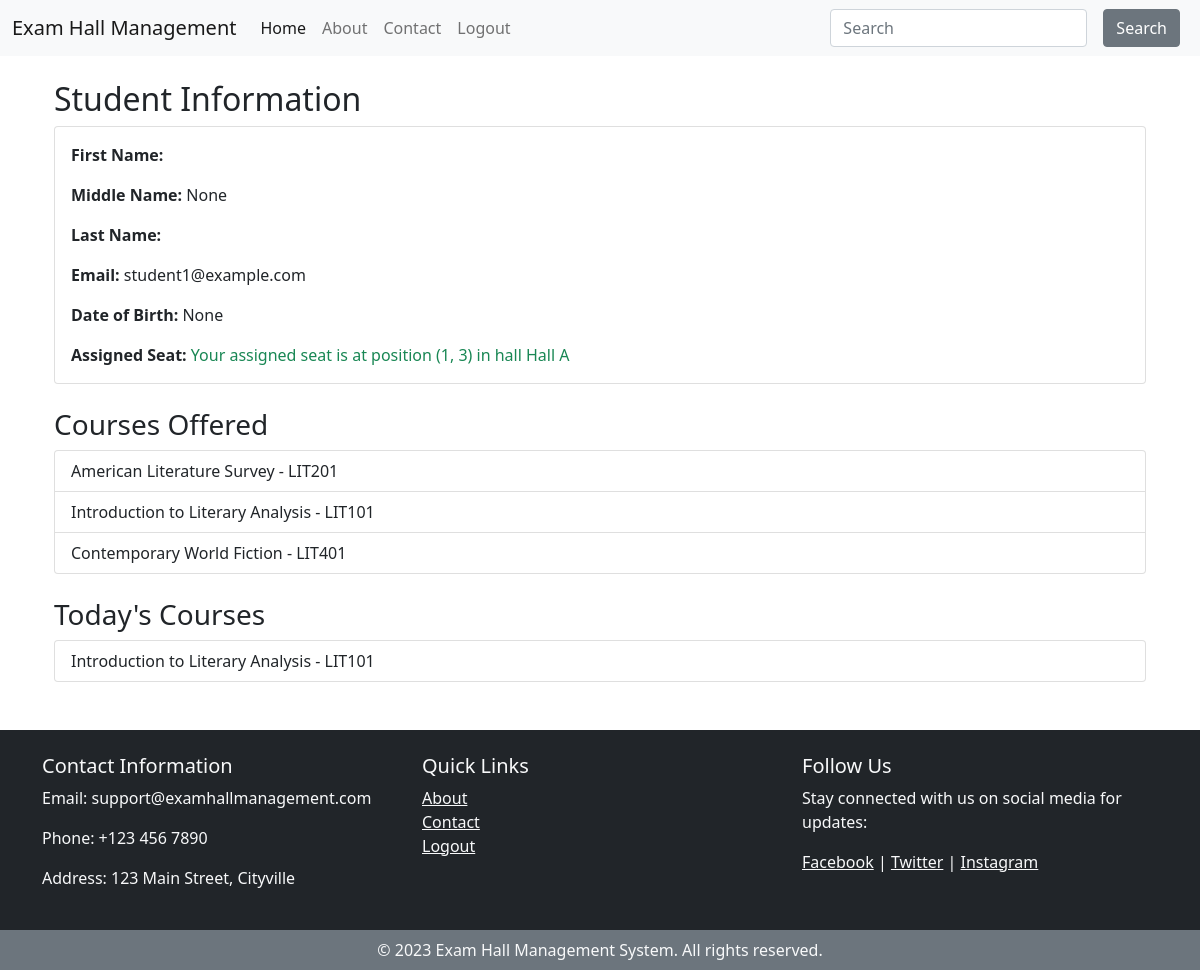
/main/student-seat/ (signed in), run on the app's committed database.
### accounts/models.py (models this page shows, shortened)
class CustomUser(AbstractUser):
    email = models.EmailField(unique=True)
    first_name = models.CharField(max_length=30)
    middle_name = models.CharField(max_length=30, blank=True, null=True)
    last_name = models.CharField(max_length=30)
    date_of_birth = models.DateField(null=True, blank=True)
    user_type = models.CharField(max_length=20, verbose_name="User Type")
    slug = models.SlugField(unique=True, blank=True, null=True)
    objects = CustomUserManager()

### main/models.py (models this page shows, shortened)
class Seat(models.Model):
    hall = models.ForeignKey('Hall', on_delete=models.CASCADE)
    student = models.ForeignKey('accounts.Student', on_delete=models.CASCADE, null=True, blank=True)
    position_x = models.IntegerField()
    position_y = models.IntegerField()

class Hall(models.Model):
    invigilators = models.ManyToManyField('accounts.Invigilator', related_name='halls', blank=True)
    name = models.CharField(max_length=100)
    capacity = models.PositiveIntegerField()
    description = models.CharField(max_length=256)
    courses = models.ManyToManyField('Course')
    num_columns = models.PositiveIntegerField(default=0)
    num_rows = models.PositiveIntegerField(default=0)
    def __str__(self):
        return f"{self.name}"

class Course(models.Model):
    name = models.CharField(max_length=100)
    code = models.CharField(max_length=8)
    department = models.ForeignKey(Department, on_delete=models.CASCADE)
    def __str__(self):
        return f"{self.name}"

### main/views.py (the view)
# urls.py: path('student-seat/', StudentSeatView.as_view(), name='student_seat'),
class StudentSeatView(LoginRequiredMixin, TemplateView):
    template_name = 'main/student_seat.html'
    def get_context_data(self, **kwargs):
        context = super().get_context_data(**kwargs)
        student = None
        student_courses = None
        assigned_seat = None
        if self.request.user.is_authenticated and self.request.user.user_type == "Student":
            student = get_object_or_404(Student, id=self.request.user.id)
            student_courses = student.get_courses()
            student_today_courses = student.get_today_courses()
            assigned_seat = Seat.objects.filter(student=student).first()
        context['student'] = student
        context['student_courses'] = student_courses
        context['student_today_courses'] = student_today_courses
        context['assigned_seat'] = assigned_seat
        return context

### accounts/models.py (called while the page is built)
    def get_today_courses(self):
        today_courses = get_today_courses()
        courses_offered = self.get_courses()
        print("All offers: ", courses_offered)
        print("Today courses: ", today_courses)
        courses = [course for course in today_courses if course in courses_offered]
        print(courses)
        return courses

    def get_courses(self):
        courses_offered = []
        all_offers = self.offer.all()
        for offer in all_offers:
            courses_offered.append(offer.course)
        return courses_offered

### main/utils.py (called while the page is built)
def get_today_courses():
    today_date = timezone.now().date()
    today_timetable_entries = TimeTable.objects.filter(exam_date=today_date)
    courses_today = [timetable_entry.course for timetable_entry in today_timetable_entries]
    return courses_today

### main/templates/main/student_seat.html (shortened to what this page needs)
{% extends 'base.html' %}
{% block content %}
  <div class="container mt-4">
    <h2>Student Information</h2>
    <div class="card">
      <div class="card-body">
        <p class="card-text"><strong>First Name:</strong> {{ student.first_name }}</p>
        <p class="card-text"><strong>Middle Name:</strong> {{ student.middle_name }}</p>
        <p class="card-text"><strong>Last Name:</strong> {{ student.last_name }}</p>
        <p class="card-text"><strong>Email:</strong> {{ student.email }}</p>
        <p class="card-text"><strong>Date of Birth:</strong> {{ student.date_of_birth }}</p>
        <p class="card-text"><strong>Assigned Seat:</strong>
            {% if assigned_seat %}
                <span  class="text-success">Your assigned seat is at position ({{ assigned_seat.position_x }}, {{ assigned_seat.position_y }}) in hall {{ assigned_seat.hall }}</span>
            {% else %}
                <span class="text-danger">You don't have an assigned seat.</span>
            {% endif %}
      </div>
    </div>
    <h3 class="mt-4">Courses Offered</h3>
    <ul class="list-group">
        {% if student_courses %}
            {% for course in student_courses %}
                <li class="list-group-item">{{ course.name }} - {{ course.code }}</li>
            {% endfor %}
        {% endif %}
    </ul>
    <h3 class="mt-4">Today's Courses</h3>
    <ul class="list-group">
      {% if student_today_courses %}
        {% for course in student_today_courses %}
            <li class="list-group-item">{{ course.name }} - {{ course.code }}</li>
        {% endfor %}
      {% endif %}
    </ul>
  </div>
{% endblock %}

### data on the page
CustomUser: middle_name "None", email "student1@example.com", date_of_birth "None"
Seat: position_x "1", position_y "3", hall "Hall A"
Course: name "American Literature Survey", code "LIT201"
Course: name "Introduction to Literary Analysis", code "LIT101"
Course: name "Contemporary World Fiction", code "LIT401"
